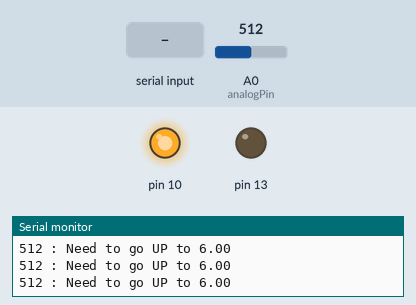
A sketch run on a simulated Arduino Uno, built with avr-gcc and run on an emulated ATmega328P. On the bench: output pins drawn as LEDs (lit = HIGH), the last lines printed to the serial monitor. Inputs (shaded band) come from the test bench; at power-on: A0 (analogPin) = 512.

Above: at 1.2 s.
1.3 s: A0 (analogPin) set to 583
4.3 s: A0 (analogPin) set to 610
At 5.5 s:
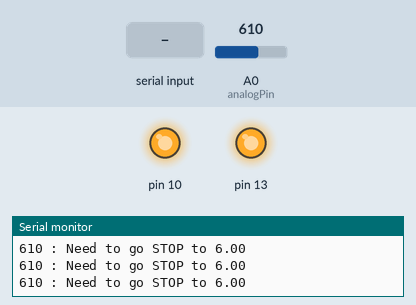
5.8 s: "5\n" received over Serial
At 6.2 s:
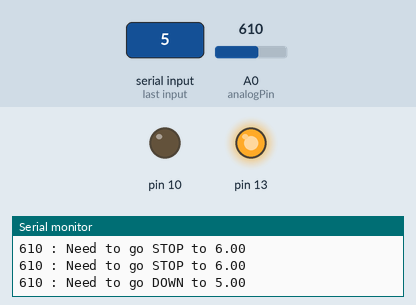
7.3 s: "90,45\n" received over Serial
At 7.8 s:
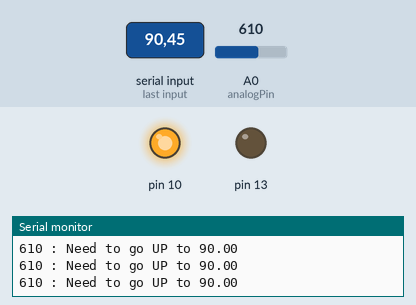
Timing chart, 0 to 9.8 s (numbered marks = the images above; inputs shaded):
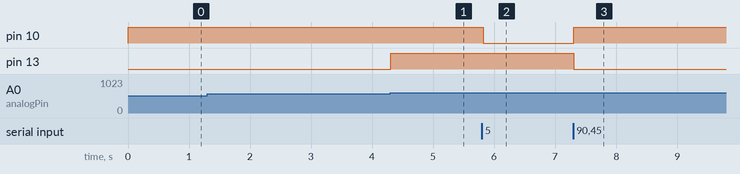

Measured:
- the behaviour switches between 599 and 600 on A0 (analogPin) (found by bisection; images 0 and 1)
- after the input at 4.3 s, pin 13: LOW → HIGH at once
- after the input at 5.8 s, pin 10: HIGH → LOW at once
- after the input at 7.3 s, pin 10: LOW → HIGH at once; pin 13: HIGH → LOW at once

The sketch:

FaderControls.ino
```cpp
int analogPin=A0;
int analogMax = 1024; // Maximum scale input currentPosue from the potentiometer
float target = 6.0; // Target position currentPosue in cm
double maxCM = 10.0; // Maximum position currentPosue in cm
double conversion = (1.0*analogMax)/(1.0*maxCM); // conversion rate from input currentPosues to cm
int moe = 15; // Acceptable error of approx 0.15 cm
void setup() {
  // Initialize output pins
  pinMode(13,OUTPUT);
  pinMode(10, OUTPUT);

  // Stop motor initially
  digitalWrite(13,HIGH);
  digitalWrite(10,HIGH);

  Serial.begin(9600);
}

void loop() {
  // Read in new target values for testing purposes
  if(Serial.available()){
    float temp = Serial.parseFloat(SKIP_WHITESPACE);
    if(temp>0){
      target=temp;
    }
  }
  // Get current position
  int currentPos = analogRead(analogPin);

  // Run motor up or down to reach the target position
  if(currentPos<(target*conversion)-moe){
    // Set motor to go up
    digitalWrite(13,LOW);
    digitalWrite(10,HIGH);
    Serial.print(currentPos);
    Serial.print(" : Need to go UP to ");
    Serial.println(target);
  }else if(currentPos>(target*conversion)+moe){
    // Set motor to go down
    digitalWrite(13,HIGH);
    digitalWrite(10,LOW);
    Serial.print(currentPos);
    Serial.print(" : Need to go DOWN to ");
    Serial.println(target);
  } else {
    // Set motor to stop
    digitalWrite(13,HIGH);
    digitalWrite(10,HIGH);
    Serial.print(currentPos);
    Serial.print(" : Need to go STOP to ");
    Serial.println(target);
  }
}
```
